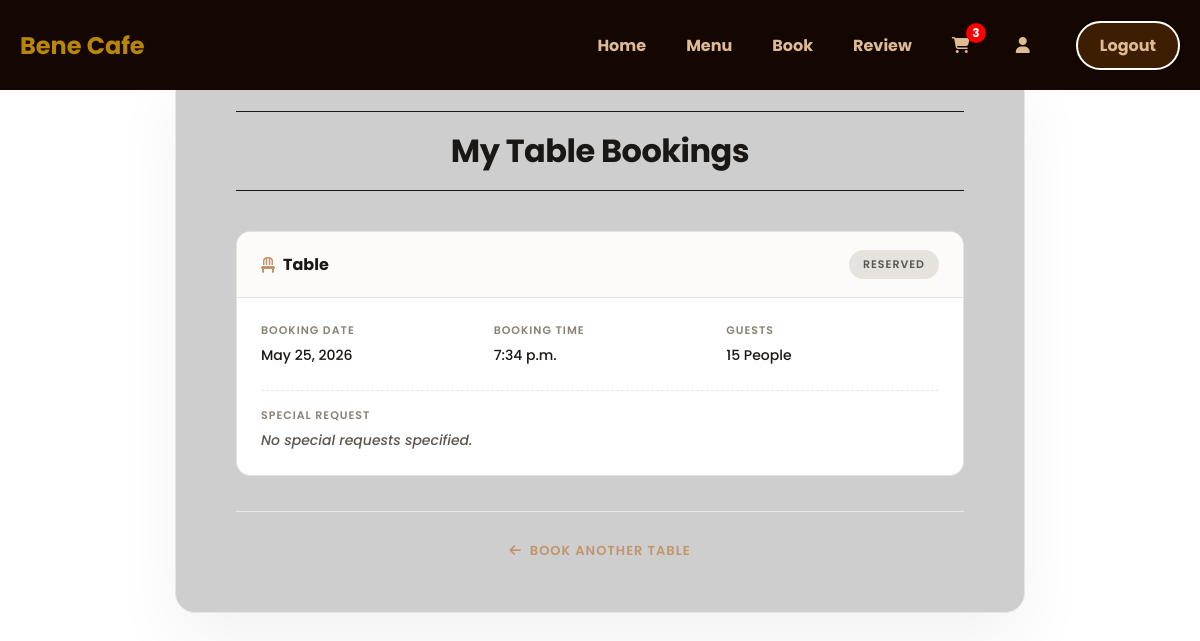
Screenshot of /my_bookings/ (signed in) with the database file from the repository.
### cafe_app/models.py (models this page shows, shortened)
class TableBooking(models.Model):
    STATUS_CHOICES = (
        ('Reserved', 'Reserved'),
        ('Completed', 'Completed'),
        ('Cancelled', 'Cancelled'),
    )
    user = models.ForeignKey(User, on_delete=models.CASCADE, related_name='table_bookings', null=True, blank=True)
    customer_name = models.CharField(max_length=100)
    phone = models.CharField(max_length=15)
    guests = models.PositiveIntegerField()
    booking_date = models.DateField()
    booking_time = models.TimeField()
    end_time = models.TimeField()
    tables = models.ManyToManyField(CafeTable)
    status = models.CharField(
        max_length=30,
        choices=STATUS_CHOICES,
        default='Reserved'
    )
    special_request = models.TextField(
        blank=True,
        null=True
    )
    created_at = models.DateTimeField(auto_now_add=True)

### cafe_app/views.py (the view)
# urls.py: path( 'my_bookings/',   views.my_bookings,    name='my_bookings'),
@login_required
def my_bookings(request):
    bookings = TableBooking.objects.filter(
        user=request.user
    ).order_by('-booking_date')
    context = {
        'bookings': bookings
    }
    return render(
        request,
        'user/my_bookings.html',
        context
    )

### cafe_app/context_processors.py (called while the page is built)
def cart_count(request):
    count = 0
    if request.user.is_authenticated:
        cart = Cart.objects.filter(
            user=request.user
        ).first()
        if cart:
            count = CartItem.objects.filter(
                cart=cart
            ).count()
    return {
        'cart_count': count
    }

### templates/user/my_bookings.html (shortened to what this page needs)
{% load static %}
<!DOCTYPE html>
<html lang="en">
<head>
    <link rel="stylesheet"
    href="https://cdnjs.cloudflare.com/ajax/libs/font-awesome/6.5.1/css/all.min.css">
</head>
<body>
         {% include 'u_nav.html' %}
<div class="bookings-container">
    <div class="page-header">
        <h1>My Table Bookings</h1>
    </div>
    {% if bookings %}
        {% for booking in bookings %}
        <div class="booking-card">
            <div class="card-header">
                <div class="table-number">
                    <i class="fa-solid fa-chair"></i>
                    Table {{ booking.table.table_number }}
                </div>
                <div class="status-badge {{ booking.status|lower }}">
                    {{ booking.status }}
                </div>
            </div>
            <div class="card-body">
                <div class="info-block">
                    <h3>Booking Date</h3>
                    <p>{{ booking.booking_date }}</p>
                </div>
                <div class="info-block">
                    <h3>Booking Time</h3>
                    <p>{{ booking.booking_time }}</p>
                </div>
                <div class="info-block">
                    <h3>Guests</h3>
                    <p>{{ booking.guests }} People</p>
                </div>
                <div class="info-block full-width">
                    <h3>Special Request</h3>
                    <p>
                        {% if booking.special_request %}
                            "{{ booking.special_request }}"
                        {% else %}
                            No special requests specified.
                        {% endif %}
                    </p>
                </div>
            </div>
        </div>
        {% endfor %}
    {% else %}
        <div class="no-bookings">
            <i class="fa-regular fa-calendar-xmark"></i>
            <h2>No Bookings Yet</h2>
            <p>You haven't placed any table reservations under this profile setup.</p>
        </div>
    {% endif %}
    <div class="back-link">
        <a href="{% url 'book_table' %}">
            <i class="fa-solid fa-arrow-left"></i> Book Another Table
        </a>
    </div>
</div>
</body>
</html>

### static/css/user/u_nav.css (style rules this page uses)
* { margin: 0; padding: 0; box-sizing: border-box; }

### templates/user/my_bookings.html (style rules this page uses)
* { margin: 0; padding: 0; box-sizing: border-box; font-family: 'Poppins', sans-serif; }
body { min-height: 100vh; padding: 60px 20px; display: flex; justify-content: center; align-items: flex-start; background-image: url("https://i.pinimg.com/736x/83/1f/42/831f42efcd107db433da605a0a543fde.jpg"); color: #1a1715; }
.bookings-container { width: 100%; max-width: 850px; background: #b2b1b1a0; border-radius: 20px; padding: 50px 60px; box-shadow: 0 30px 70px rgba(0,0,0,0.05); border: 1px solid #eae6e1; animation: fadeUp 0.6s ease; }
.page-header { margin-bottom: 40px; text-align: center; position: relative; border-top: 1px solid #1a1715; border-bottom: 1px solid #1a1715; padding: 15px 0; }
.page-header h1 { font-size: 32px; font-weight: 700; letter-spacing: -0.5px; color: #1a1715; }
.booking-card { background: #ffffff; border-radius: 14px; border: 1px solid #e6e2dd; margin-bottom: 24px; overflow: hidden; transition: transform 0.3s ease, box-shadow 0.3s ease; }
.card-header { background: #fcfbfa; padding: 18px 24px; display: flex; justify-content: space-between; align-items: center; border-bottom: 1px solid #e6e2dd; }
.table-number { font-size: 16px; font-weight: 700; color: #1a1715; display: flex; align-items: center; gap: 8px; }
.table-number i { color: #c2946a; }
.status-badge { font-size: 11px; font-weight: 600; text-transform: uppercase; letter-spacing: 1px; padding: 6px 14px; border-radius: 50px; background: #e6e2dd; color: #5c554e; }
.card-body { padding: 24px; display: grid; grid-template-columns: repeat(3, 1fr); gap: 20px; }
.info-block { display: flex; flex-direction: column; }
.info-block.full-width { grid-column: span 3; border-top: 1px dashed #eae6e1; padding-top: 16px; margin-top: 4px; }
.info-block h3 { font-size: 11px; font-weight: 600; text-transform: uppercase; letter-spacing: 1px; color: #8a8076; margin-bottom: 6px; }
.info-block p { font-size: 14px; color: #1a1715; font-weight: 500; }
.info-block.full-width p { font-style: italic; color: #5c554e; }
.back-link { text-align: center; margin-top: 35px; border-top: 1px solid #eae6e1; padding-top: 25px; }
.back-link a { color: #c2946a; text-decoration: none; font-weight: 600; font-size: 13px; text-transform: uppercase; letter-spacing: 1px; transition: color 0.25s; display: inline-flex; align-items: center; gap: 8px; }

### rows the page displays
TableBooking: status "RESERVED", booking_date "May 25, 2026", booking_time "7:34 p.m.", guests "15", special_request "No special requests specified."

### other values shown
{{ cart_count }} "3"
